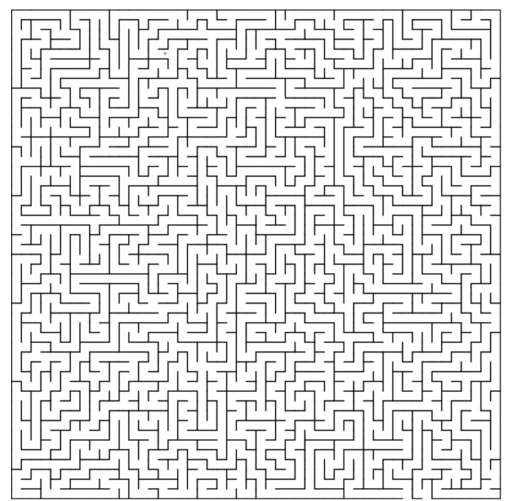
#> input picture path/maze2.jpg, 1048 x 1001 px (shown at 1/2 size)
$ python maze3.py
#> lines starting #> are read from the running program, lines starting #| are printed output that depends on the picture; after the words box and inside, x2 and y2 are one past the last pixel; in counts of white or black regions, pixels touching at a corner belong together
import matplotlib.pyplot as plt
import numpy as np
import pandas as pd
from skimage.morphology import skeletonize
from matplotlib import image as mpimg
import cv2
import time
import heapq

# Read the image
img_name = 'maze2.jpg'
rgb_img = plt.imread(img_name)
#> rgb_img is the input picture: shape (1001, 1048, 3); min 0, max 255, mean 225.9

plt.figure(figsize=(14,14))
plt.title("Original Maze")
plt.imshow(rgb_img)
plt.show()

# Convert to grayscale
gray_img = cv2.cvtColor(rgb_img.astype(np.uint8), cv2.COLOR_RGB2GRAY)

# Apply threshold
_, thr_img = cv2.threshold(gray_img, 127, 255, cv2.THRESH_BINARY)
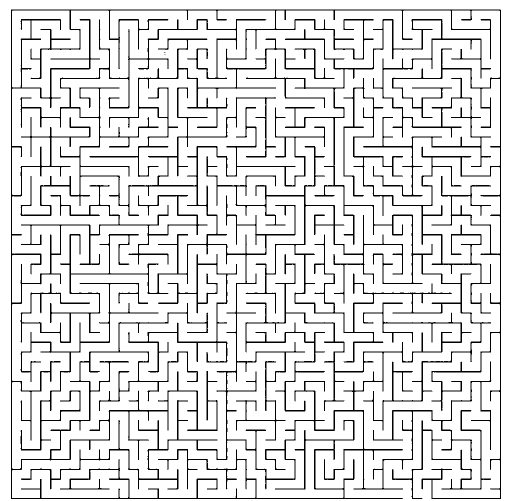
#> thr_img: shape (1001, 1048) (shown at 1/2 size); 88.5% white; 9 black regions (4 under 20 px), largest, box (x1, y1, x2, y2) and area: (22, 19, 1002, 998) 49563, (41, 38, 983, 998) 41400, (413, 38, 982, 861) 22637, (41, 566, 317, 901) 3474, (256, 508, 474, 745) 3203

# Create skeleton
skeleton = skeletonize(thr_img > 0)
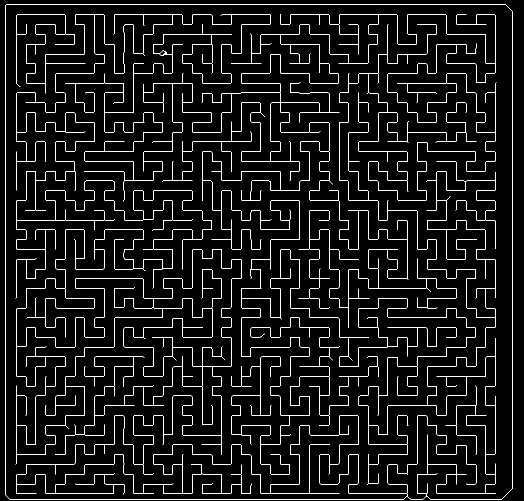
#> skeleton: shape (1001, 1048) bool (shown at 1/2 size); 4.9% white in thin lines or dots
mapT = ~skeleton
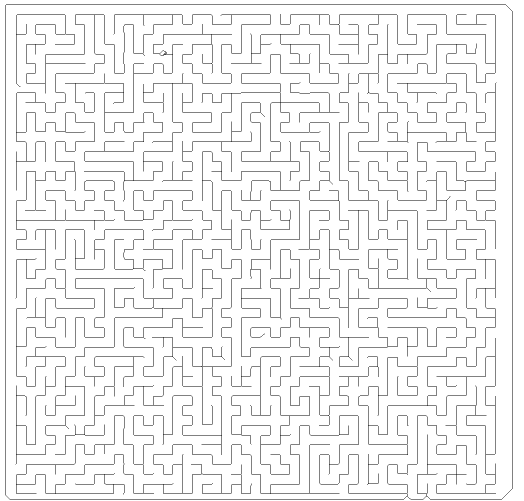
#> mapT: shape (1001, 1048) bool (shown at 1/2 size); 95.1% white; black in thin lines or dots

plt.figure(figsize=(14,14))
plt.title("Maze Skeleton")
plt.imshow(mapT, cmap='gray')
plt.show()

def find_path_bfs(mapT, start_point, end_point, box_radius=30):
    """Find the path through the maze using BFS."""
    _mapt = np.copy(mapT)
    x1, y1 = end_point
    x0, y0 = start_point

    # Find closest path points to start and end
    start_y, start_x = np.where(_mapt[y0-box_radius:y0+box_radius,
                                    x0-box_radius:x0+box_radius]==0)
    start_y += y0-box_radius
    start_x += x0-box_radius
    start_idx = np.argmin(np.sqrt((start_y-y0)**2 + (start_x-x0)**2))
    start_y, start_x = start_y[start_idx], start_x[start_idx]

    end_y, end_x = np.where(_mapt[y1-box_radius:y1+box_radius,
#> (the run stopped early here; a loop or call above may not have finished)

$ run again, with path/maze.jpg copied over path/maze2.jpg
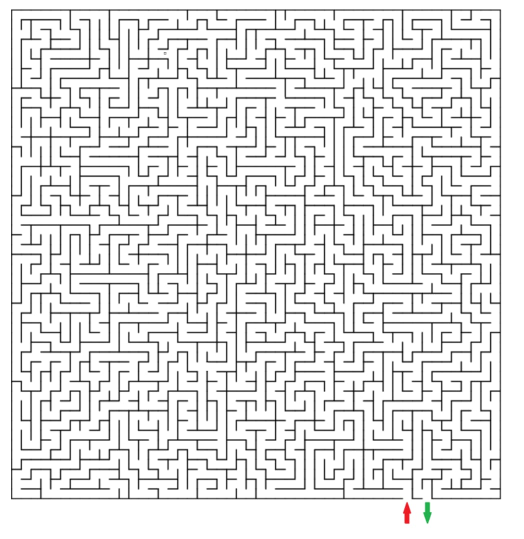
#> input picture path/maze.jpg, 1048 x 1077 px (shown at 1/2 size)
#> rgb_img is the input picture: shape (1077, 1048, 3); mean R, G, B 228, 228, 228
#> `_, thr_img = cv2.threshold(gray_img, 127, 255, cv2.THRESH_BINARY)`:
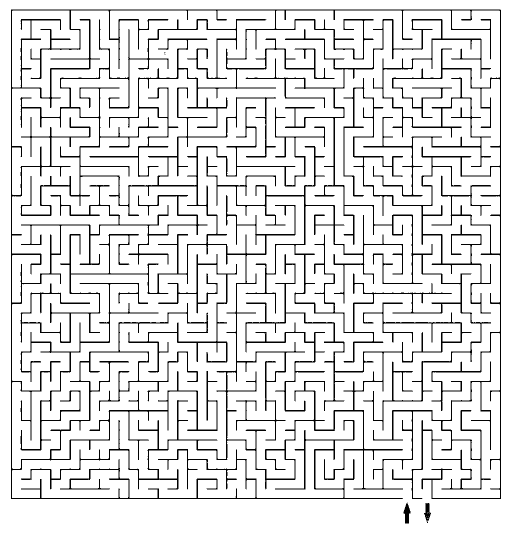
#> thr_img: shape (1077, 1048) (shown at 1/2 size); 89.2% white; 11 black regions (4 under 20 px), largest, box (x1, y1, x2, y2) and area: (22, 19, 1002, 998) 49839, (41, 38, 982, 998) 41878, (413, 38, 982, 861) 22707
#> skeleton: shape (1077, 1048) bool; 4.6% white in thin lines or dots
#> `mapT = ~skeleton`:
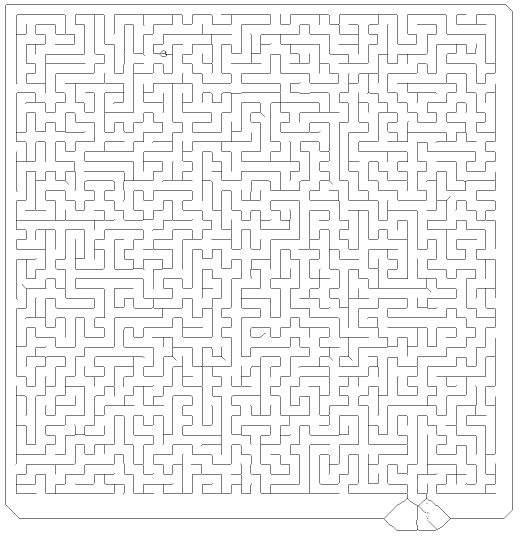
#> mapT: shape (1077, 1048) bool (shown at 1/2 size); 95.4% white; black in thin lines or dots
